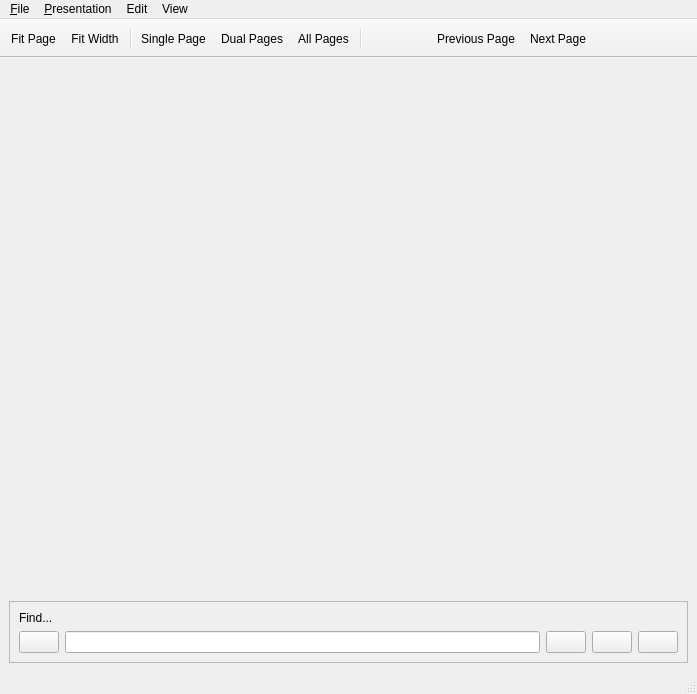
<?xml version="1.0" encoding="UTF-8"?>
<ui version="4.0">
 <class>MainUI</class>
 <widget class="QMainWindow" name="MainUI">
  <property name="geometry">
   <rect>
    <x>0</x>
    <y>0</y>
    <width>697</width>
    <height>694</height>
   </rect>
  </property>
  <property name="windowTitle">
   <string notr="true"/>
  </property>
  <widget class="QWidget" name="centralwidget">
   <layout class="QGridLayout" name="gridLayout">
    <item row="1" column="0">
     <widget class="QFrame" name="findGroup">
      <property name="sizePolicy">
       <sizepolicy hsizetype="Preferred" vsizetype="Preferred">
        <horstretch>0</horstretch>
        <verstretch>0</verstretch>
       </sizepolicy>
      </property>
      <property name="frameShape">
       <enum>QFrame::StyledPanel</enum>
      </property>
      <property name="frameShadow">
       <enum>QFrame::Raised</enum>
      </property>
      <layout class="QVBoxLayout" name="verticalLayout_2">
       <item>
        <layout class="QHBoxLayout" name="horizontalLayout_2">
         <item>
          <widget class="QLabel" name="label">
           <property name="text">
            <string>Find...</string>
           </property>
          </widget>
         </item>
         <item>
          <widget class="QLabel" name="resultsLabel">
           <property name="layoutDirection">
            <enum>Qt::LeftToRight</enum>
           </property>
           <property name="text">
            <string/>
           </property>
           <property name="alignment">
            <set>Qt::AlignRight|Qt::AlignTrailing|Qt::AlignVCenter</set>
           </property>
          </widget>
         </item>
        </layout>
       </item>
       <item>
        <layout class="QHBoxLayout" name="horizontalLayout">
         <item>
          <widget class="QPushButton" name="closeFind">
           <property name="text">
            <string/>
           </property>
          </widget>
         </item>
         <item>
          <widget class="QLineEdit" name="textEdit"/>
         </item>
         <item>
          <widget class="QPushButton" name="findPrevB">
           <property name="text">
            <string/>
           </property>
          </widget>
         </item>
         <item>
          <widget class="QPushButton" name="findNextB">
           <property name="text">
            <string/>
           </property>
          </widget>
         </item>
         <item>
          <widget class="QPushButton" name="matchCase">
           <property name="text">
            <string/>
           </property>
           <property name="checkable">
            <bool>true</bool>
           </property>
          </widget>
         </item>
        </layout>
       </item>
      </layout>
     </widget>
    </item>
    <item row="0" column="0">
     <widget class="QSplitter" name="splitter">
      <property name="sizePolicy">
       <sizepolicy hsizetype="Expanding" vsizetype="Expanding">
        <horstretch>0</horstretch>
        <verstretch>0</verstretch>
       </sizepolicy>
      </property>
      <property name="orientation">
       <enum>Qt::Horizontal</enum>
      </property>
     </widget>
    </item>
   </layout>
  </widget>
  <widget class="QMenuBar" name="menubar">
   <property name="geometry">
    <rect>
     <x>0</x>
     <y>0</y>
     <width>697</width>
     <height>26</height>
    </rect>
   </property>
   <property name="contextMenuPolicy">
    <enum>Qt::CustomContextMenu</enum>
   </property>
   <widget class="QMenu" name="menuFile">
    <property name="title">
     <string>&amp;File</string>
    </property>
    <addaction name="actionPrint"/>
    <addaction name="separator"/>
    <addaction name="actionOpen_PDF"/>
    <addaction name="separator"/>
    <addaction name="actionClose"/>
    <addaction name="separator"/>
    <addaction name="actionProperties"/>
   </widget>
   <widget class="QMenu" name="menuPresentation">
    <property name="title">
     <string>&amp;Presentation</string>
    </property>
    <addaction name="actionStart_Begin"/>
    <addaction name="actionStart_Here"/>
    <addaction name="actionStop_Presentation"/>
   </widget>
   <widget class="QMenu" name="menuSettings">
    <property name="title">
     <string>Edit</string>
    </property>
    <addaction name="actionFind"/>
    <addaction name="actionFind_Next"/>
    <addaction name="actionFind_Previous"/>
    <addaction name="actionClearHighlights"/>
    <addaction name="separator"/>
    <addaction name="actionSettings"/>
    <addaction name="separator"/>
    <addaction name="actionScroll_Mode"/>
    <addaction name="actionSelect_Mode"/>
    <addaction name="separator"/>
   </widget>
   <widget class="QMenu" name="menuView">
    <property name="title">
     <string>View</string>
    </property>
    <addaction name="actionZoom_In"/>
    <addaction name="actionZoom_Out"/>
    <addaction name="separator"/>
    <addaction name="actionFirst_Page"/>
    <addaction name="actionPrevious_Page"/>
    <addaction name="actionNext_Page"/>
    <addaction name="actionLast_Page"/>
    <addaction name="actionGoTo_Page"/>
    <addaction name="separator"/>
    <addaction name="actionBookmarks"/>
    <addaction name="separator"/>
    <addaction name="actionRotate_Counterclockwise"/>
    <addaction name="actionRotate_Clockwise"/>
   </widget>
   <addaction name="menuFile"/>
   <addaction name="menuPresentation"/>
   <addaction name="menuSettings"/>
   <addaction name="menuView"/>
  </widget>
  <widget class="QStatusBar" name="statusbar"/>
  <widget class="QToolBar" name="toolBar">
   <property name="contextMenuPolicy">
    <enum>Qt::CustomContextMenu</enum>
   </property>
   <property name="windowTitle">
    <string>toolBar</string>
   </property>
   <property name="movable">
    <bool>false</bool>
   </property>
   <property name="floatable">
    <bool>false</bool>
   </property>
   <attribute name="toolBarArea">
    <enum>TopToolBarArea</enum>
   </attribute>
   <attribute name="toolBarBreak">
    <bool>false</bool>
   </attribute>
   <addaction name="actionFit_Page"/>
   <addaction name="actionFit_Width"/>
   <addaction name="separator"/>
   <addaction name="actionSingle_Page"/>
   <addaction name="actionDual_Pages"/>
   <addaction name="actionAll_Pages"/>
   <addaction name="separator"/>
   <addaction name="actionZoom_In_2"/>
   <addaction name="actionZoom_Out_2"/>
   <addaction name="actionPrevious_Page"/>
   <addaction name="actionNext_Page"/>
  </widget>
  <action name="actionOpen_PDF">
   <property name="text">
    <string>Open PDF</string>
   </property>
   <property name="shortcut">
    <string>Ctrl+O</string>
   </property>
  </action>
  <action name="actionClose">
   <property name="text">
    <string>Close</string>
   </property>
   <property name="shortcut">
    <string>Ctrl+Q</string>
   </property>
  </action>
  <action name="actionFit_Page">
   <property name="checkable">
    <bool>true</bool>
   </property>
   <property name="text">
    <string>Fit Page</string>
   </property>
  </action>
  <action name="actionFit_Width">
   <property name="checkable">
    <bool>true</bool>
   </property>
   <property name="text">
    <string>Fit Width</string>
   </property>
  </action>
  <action name="actionPrint">
   <property name="text">
    <string>Print</string>
   </property>
   <property name="shortcut">
    <string>Ctrl+P</string>
   </property>
  </action>
  <action name="actionSingle_Page">
   <property name="checkable">
    <bool>true</bool>
   </property>
   <property name="text">
    <string>Single Page</string>
   </property>
  </action>
  <action name="actionDual_Pages">
   <property name="checkable">
    <bool>true</bool>
   </property>
   <property name="text">
    <string>Dual Pages</string>
   </property>
  </action>
  <action name="actionAll_Pages">
   <property name="checkable">
    <bool>true</bool>
   </property>
   <property name="text">
    <string>All Pages</string>
   </property>
  </action>
  <action name="actionStart_Begin">
   <property name="text">
    <string>Start Presentation (at beginning)</string>
   </property>
  </action>
  <action name="actionStop_Presentation">
   <property name="text">
    <string>Stop Presentation</string>
   </property>
  </action>
  <action name="actionFind">
   <property name="text">
    <string>Find</string>
   </property>
  </action>
  <action name="actionFind_Next">
   <property name="text">
    <string>Find Next</string>
   </property>
  </action>
  <action name="actionFind_Previous">
   <property name="text">
    <string>Find Previous</string>
   </property>
  </action>
  <action name="actionSettings">
   <property name="text">
    <string>Settings</string>
   </property>
  </action>
  <action name="actionZoom_In">
   <property name="text">
    <string>Zoom In</string>
   </property>
  </action>
  <action name="actionZoom_Out">
   <property name="text">
    <string>Zoom Out</string>
   </property>
  </action>
  <action name="actionFirst_Page">
   <property name="text">
    <string>First Page</string>
   </property>
  </action>
  <action name="actionPrevious_Page">
   <property name="text">
    <string>Previous Page</string>
   </property>
   <property name="shortcutContext">
    <enum>Qt::ApplicationShortcut</enum>
   </property>
  </action>
  <action name="actionNext_Page">
   <property name="text">
    <string>Next Page</string>
   </property>
   <property name="shortcutContext">
    <enum>Qt::ApplicationShortcut</enum>
   </property>
  </action>
  <action name="actionLast_Page">
   <property name="text">
    <string>Last Page</string>
   </property>
  </action>
  <action name="actionProperties">
   <property name="text">
    <string>Properties</string>
   </property>
  </action>
  <action name="actionBookmarks">
   <property name="text">
    <string>Bookmarks</string>
   </property>
  </action>
  <action name="actionRotate_Counterclockwise">
   <property name="text">
    <string>Rotate Counterclockwise</string>
   </property>
  </action>
  <action name="actionRotate_Clockwise">
   <property name="text">
    <string>Rotate Clockwise</string>
   </property>
  </action>
  <action name="actionScroll_Mode">
   <property name="checkable">
    <bool>false</bool>
   </property>
   <property name="checked">
    <bool>false</bool>
   </property>
   <property name="enabled">
    <bool>true</bool>
   </property>
   <property name="text">
    <string>Scroll Mode</string>
   </property>
  </action>
  <action name="actionZoom_Out_2">
   <property name="text">
    <string/>
   </property>
   <property name="toolTip">
    <string>Zoom Out</string>
   </property>
  </action>
  <action name="actionZoom_In_2">
   <property name="text">
    <string/>
   </property>
   <property name="toolTip">
    <string>Zoom In</string>
   </property>
  </action>
  <action name="actionStart_Here">
   <property name="text">
    <string>Start Presentation (current slide)</string>
   </property>
  </action>
  <action name="actionSelect_Mode">
   <property name="checkable">
    <bool>false</bool>
   </property>
   <property name="text">
    <string>Select Mode</string>
   </property>
  </action>
  <action name="actionClearHighlights">
   <property name="text">
    <string>Clear Highlights</string>
   </property>
  </action>
  <action name="actionGoTo_Page">
   <property name="text">
    <string>Go to Page...</string>
   </property>
   <property name="toolTip">
    <string>Go To Page</string>
   </property>
   <property name="shortcut">
    <string>Ctrl+G</string>
   </property>
  </action>
 </widget>
 <resources/>
 <connections/>
</ui>
